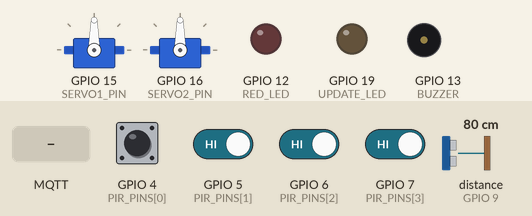
This sketch was run on a simulated ESP32-S3. Parts: 2 × servo, output pins drawn as LEDs (lit = HIGH), buzzer (waves = sounding, pin HIGH). The test bench sets the inputs (shaded band); at power-on: GPIO 4 (PIR_PINS[0]), GPIO 5 (PIR_PINS[1]), GPIO 6 (PIR_PINS[2]), GPIO 7 (PIR_PINS[3]) HIGH, distance to the obstacle (sensor on GPIO 9) 80 cm. The echo pulse lasts 58.3 µs per cm; WiFi joins after 1.5 s; servers stay silent unless stated; random numbers use the default seed unless the sketch sets one; no MQTT or app messages arrive unless stated; pins used as bus, display or sensor lines are not drawn.

Above: at 2.7 s.
2.8 s: MQTT message "START_OTA" arrives on the first subscribed topic
At 2.9 s:
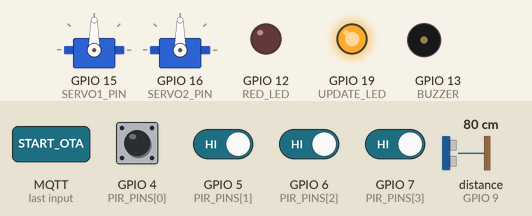
4.5 s: MQTT message "ALARM_OFF" arrives on the second subscribed topic
At 4.9 s:
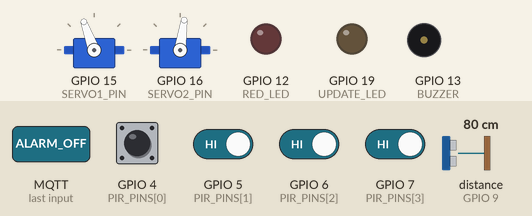
6.0 s: MQTT message "START_OTA" arrives on the first subscribed topic
At 6.1 s:
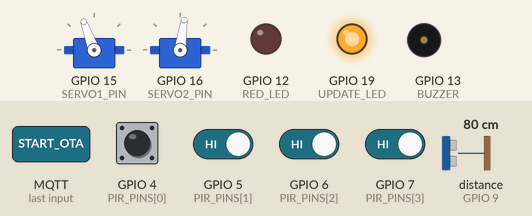
7.7 s: GPIO 4 (PIR_PINS[0]) pulsed LOW 2 times (0.12 s each, 0.3 s apart)
At 8.35 s:
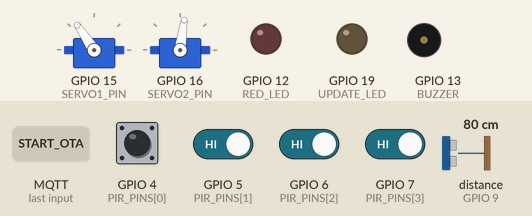
Timing chart, 0 to 11.7 s (numbered marks = the images above; inputs shaded):
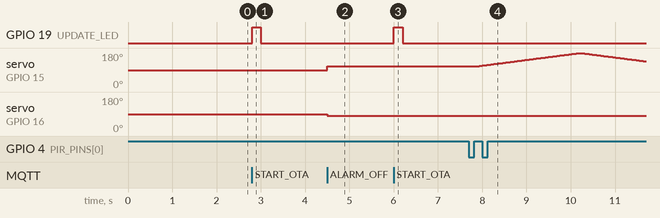

Measured:
- after the input at 2.8 s, GPIO 19 (UPDATE_LED): LOW → HIGH at once, → LOW 0.20 s later
- after the input at 4.5 s, servo on GPIO 15 (SERVO1_PIN): 90° → 110° at once; servo on GPIO 16 (SERVO2_PIN): 90° → 82° at once
- after the input at 6.0 s, GPIO 19 (UPDATE_LED): LOW → HIGH at once, → LOW 0.20 s later
- after the input at 7.7 s, servo on GPIO 15 (SERVO1_PIN): rises from 110° to 180° in 2.3 s, then falls to 136° in 1.5 s

The sketch:

esp32_code_copy.ino
```cpp
#include <WiFi.h>
#include <WiFiClientSecure.h>
#include <PubSubClient.h>
#include <HTTPUpdate.h>
#include <ESP32Servo.h>

#define ENABLE_MQTT_LOGS
#ifdef ENABLE_MQTT_LOGS
  #define MQTT_LOG(msg) { if(client.connected()) { client.publish("board/logs", String(msg).c_str()); } }
#else
  #define MQTT_LOG(msg)
#endif

// =======================================================
// 🔌 PINS & HARDWARE SETUP
// =======================================================
const int PIR_PINS[4] = {4, 5, 6, 7}; // PIR 1, 2, 3, 4

const int SERVO1_PIN = 15;
const int SERVO2_PIN = 16;

const int US1_TRIG = 8;
const int US1_ECHO = 9;
const int US2_TRIG = 10;
const int US2_ECHO = 11;

const int RED_LED = 12;
const int BUZZER = 13;
const int UPDATE_LED = 19;

Servo servo1;
Servo servo2;
WiFiClientSecure espClient;
PubSubClient client(espClient);

QueueHandle_t pirQueue;

volatile bool startOTA = false;
volatile bool isUpdating = false;
volatile bool alarmActive = false;

unsigned long previousBuzzerMillis = 0;
bool buzzerState = false;

// =======================================================
// 🌐 NETWORK CONFIGURATIONS
// =======================================================
const char* ssid = "Galaxy F05 9607";
const char* password = "303536&me";
const char* mqtt_server = "65f4ab6222f64614b909988b240a72c7.s1.eu.hivemq.cloud";
const int mqtt_port = 8883;
const char* mqtt_user = "esp32";
const char* mqtt_password = "Thilinakavishan32@gmail.com";
const char* firmware_url = "https://raw.githubusercontent.com/thilina32/esp32_code/main/code.bin";

// =======================================================
// ⚡ HARDWARE INTERRUPTS (ISRs)
// =======================================================
void IRAM_ATTR isr_pir1() { int id = 1; xQueueSendFromISR(pirQueue, &id, NULL); }
void IRAM_ATTR isr_pir2() { int id = 2; xQueueSendFromISR(pirQueue, &id, NULL); }
void IRAM_ATTR isr_pir3() { int id = 3; xQueueSendFromISR(pirQueue, &id, NULL); }
void IRAM_ATTR isr_pir4() { int id = 4; xQueueSendFromISR(pirQueue, &id, NULL); }

// =======================================================
// 📏 ULTRASONIC READ FUNCTION
// =======================================================
int readUltrasonic(int trigPin, int echoPin) {
  digitalWrite(trigPin, LOW);
  delayMicroseconds(2);
  digitalWrite(trigPin, HIGH);
  delayMicroseconds(10);
  digitalWrite(trigPin, LOW);

  long duration = pulseIn(echoPin, HIGH, 3000);
  if (duration == 0) return 999;

  int distance = duration * 0.034 / 2;
  return distance;
}

// =======================================================
// 🚨 TRIGGER ALARM FUNCTION
// =======================================================
void triggerAlarm(int distance, int angle, int pirId) {
  alarmActive = true;
  digitalWrite(RED_LED, HIGH);

  // Backend එකට යවන අලුත් JSON Payload එක
  String payload = "{\"pir_id\":" + String(pirId) + ",\"distance\":" + String(distance) + ",\"angle\":" + String(angle) + "}";
  MQTT_LOG("🐘 ELEPHANT DETECTED! " + payload);

  if(client.connected()) {
    client.publish("board/alert", payload.c_str());
  }
}

// =======================================================
// 📡 MQTT CALLBACK & CONNECTION FUNCTIONS
// =======================================================
void callback(char* topic, byte* payload, unsigned int length) {
  String message = "";
  for (int i = 0; i < length; i++) message += (char)payload[i];
  message.trim();

  if (strcmp(topic, "board/update") == 0 && message.equals("START_OTA")) {
    MQTT_LOG("🔥 OTA Signal Verified! Preparing to Update...");
    startOTA = true;
  }

  if (strcmp(topic, "board/control") == 0 && message.equals("ALARM_OFF")) {
    alarmActive = false;
    digitalWrite(RED_LED, LOW);
    digitalWrite(BUZZER, LOW);
    xQueueReset(pirQueue);

    servo1.write(110);
    servo2.write(82);
    MQTT_LOG("🛡️ Alarm Reset. Resuming Sensor Monitoring...");
  }
}

void setup_wifi() {
  delay(10);
  WiFi.begin(ssid, password);
  while (WiFi.status() != WL_CONNECTED) {
    delay(500);
  }
}

void reconnect() {
  while (!client.connected()) {
    String clientId = "SentryGuard_" + String(random(0xffff), HEX);
    if (client.connect(clientId.c_str(), mqtt_user, mqtt_password, "board/status", 1, true, "Offline")) {
      client.publish("board/status", "Online", true);
      client.subscribe("board/update");
      client.subscribe("board/control");
      MQTT_LOG("🟢 SentryGuard Online & Ready!");
    } else {
      vTaskDelay(pdMS_TO_TICKS(5000));
    }
  }
}

void performOTA() {
  isUpdating = true;
  MQTT_LOG("🚀 Starting OTA Update from GitHub...");
  digitalWrite(UPDATE_LED, HIGH);

  WiFiClientSecure otaClient;
  otaClient.setInsecure();

  t_httpUpdate_return ret = httpUpdate.update(otaClient, firmware_url);

  switch (ret) {
    case HTTP_UPDATE_FAILED:
      MQTT_LOG(String("❌ HTTP_UPDATE_FAILED Error: ") + httpUpdate.getLastErrorString());
      digitalWrite(UPDATE_LED, LOW);
      isUpdating = false;
      break;
    case HTTP_UPDATE_NO_UPDATES:
      MQTT_LOG("⚠️ HTTP_UPDATE_NO_UPDATES: Current version is up to date.");
      digitalWrite(UPDATE_LED, LOW);
      isUpdating = false;
      break;
    case HTTP_UPDATE_OK:
      MQTT_LOG("✅ HTTP_UPDATE_OK: Update Successful! Restarting now...");
      break;
  }
}

// =======================================================
// 🎯 RADAR SWEEP FUNCTION
// =======================================================
// =======================================================
// 🎯 RADAR SWEEP FUNCTION
// =======================================================
bool sweepAndSearch(Servo &servo, int startAngle, int targetAngle, int trigPin, int echoPin, int pirId) {
  int step = (targetAngle > startAngle) ? 1 : -1;

  // ඉලක්කයට හැරෙන ගමන් චෙක් කිරීම (Forward Sweep)
  for (int currentAngle = startAngle; currentAngle != targetAngle + step; currentAngle += step) {
    if (isUpdating || alarmActive) return false;

    servo.write(currentAngle);
    vTaskDelay(pdMS_TO_TICKS(30));

    int distance = readUltrasonic(trigPin, echoPin);
    if (distance <= 20) {
      triggerAlarm(distance, currentAngle, pirId);
      return true;
    }
  }

  // මුල් පිහිටුමට හිමීට එන ගමන් චෙක් කිරීම (Return Sweep)
  int returnStep = (startAngle > targetAngle) ? 1 : -1;
  for (int currentAngle = targetAngle; currentAngle != startAngle + returnStep; currentAngle += returnStep) {
    if (isUpdating || alarmActive) return false;

    servo.write(currentAngle);
    vTaskDelay(pdMS_TO_TICKS(30));

    int distance = readUltrasonic(trigPin, echoPin);
    if (distance <= 20) {
      triggerAlarm(distance, currentAngle, pirId);
      return true;
    }
  }

  return false;
}

// =======================================================
// 🔄 MAIN SENSOR TASK
// =======================================================
void sensorTask(void * parameter) {
  int triggeredPirId;

  for(;;) {
    if (isUpdating || alarmActive) {
      vTaskDelay(pdMS_TO_TICKS(1000));
      continue;
    }

    if (xQueueReceive(pirQueue, &triggeredPirId, 0) == pdTRUE) {

      switch(triggeredPirId) {
        case 2: // SERVO1 Minimum
          MQTT_LOG("👀 PIR 1 Triggered! Radar sweeping to 40°...");
          sweepAndSearch(servo1, 110, 40, US1_TRIG, US1_ECHO, triggeredPirId);
          break;

        case 1: // SERVO1 Maximum
          MQTT_LOG("👀 PIR 2 Triggered! Radar sweeping to 180°...");
          sweepAndSearch(servo1, 110, 180, US1_TRIG, US1_ECHO, triggeredPirId);
          break;

        case 3: // SERVO2 Minimum
          MQTT_LOG("👀 PIR 3 Triggered! Radar sweeping to 15°...");
          sweepAndSearch(servo2, 82, 15, US2_TRIG, US2_ECHO, triggeredPirId);
          break;

        case 4: // SERVO2 Maximum
          MQTT_LOG("👀 PIR 4 Triggered! Radar sweeping to 150°...");
          sweepAndSearch(servo2, 82, 150, US2_TRIG, US2_ECHO, triggeredPirId);
          break;
      }

      if (!alarmActive) {
        // Return Sweep එකෙන් පස්සේ අදාළ මෝටරයේ Center එකට ගෙන ඒම
        servo1.write(110);
        servo2.write(82);
        vTaskDelay(pdMS_TO_TICKS(500));
      }
    }

    vTaskDelay(pdMS_TO_TICKS(50));
  }
}

// =======================================================
// ⚙️ SETUP & LOOP
// =======================================================
void setup() {
  pinMode(UPDATE_LED, OUTPUT);
  pinMode(RED_LED, OUTPUT);
  pinMode(BUZZER, OUTPUT);

  digitalWrite(UPDATE_LED, LOW);
  digitalWrite(RED_LED, LOW);
  digitalWrite(BUZZER, LOW);

  pinMode(US1_TRIG, OUTPUT); pinMode(US1_ECHO, INPUT);
  pinMode(US2_TRIG, OUTPUT); pinMode(US2_ECHO, INPUT);

  for(int i=0; i<4; i++) pinMode(PIR_PINS[i], INPUT);

  pirQueue = xQueueCreate(10, sizeof(int));

  attachInterrupt(digitalPinToInterrupt(PIR_PINS[0]), isr_pir1, RISING);
  attachInterrupt(digitalPinToInterrupt(PIR_PINS[1]), isr_pir2, RISING);
  attachInterrupt(digitalPinToInterrupt(PIR_PINS[2]), isr_pir3, RISING);
  attachInterrupt(digitalPinToInterrupt(PIR_PINS[3]), isr_pir4, RISING);

  ESP32PWM::allocateTimer(0);
  ESP32PWM::allocateTimer(1);
  servo1.setPeriodHertz(50);
  servo2.setPeriodHertz(50);
  servo1.attach(SERVO1_PIN, 500, 2400);
  servo2.attach(SERVO2_PIN, 500, 2400);

  servo1.write(90); servo2.write(90);

  setup_wifi();

  espClient.setInsecure();
  client.setServer(mqtt_server, mqtt_port);
  client.setCallback(callback);

  xTaskCreate(sensorTask, "SensorTask", 10000, NULL, 1, NULL);
}

void loop() {
  if (startOTA) { startOTA = false; performOTA(); }
  if (!client.connected()) reconnect();
  client.loop();

  // --- Buzzer Blink Logic (තත්පර 0.5 න් 0.5 ට) ---
  if (alarmActive) {
    unsigned long currentMillis = millis();
    if (currentMillis - previousBuzzerMillis >= 250) {
      previousBuzzerMillis = currentMillis;
      buzzerState = !buzzerState; // State එක මාරු කිරීම
      digitalWrite(BUZZER, buzzerState ? HIGH : LOW);
    }
  }
}
```
